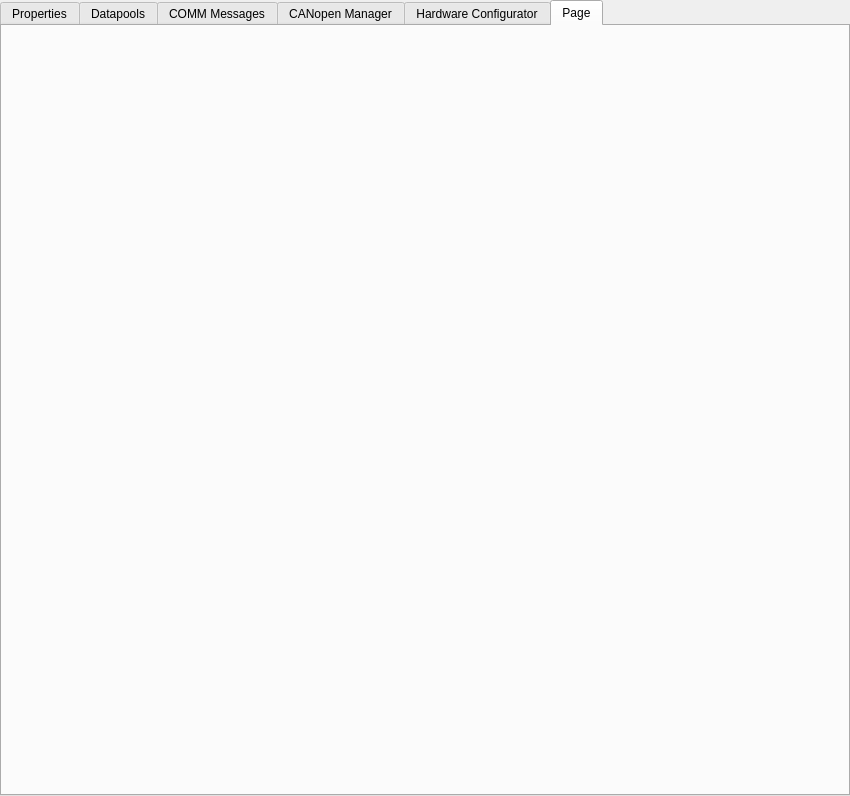
<?xml version="1.0" encoding="UTF-8"?>
<ui version="4.0">
 <class>C_SdNdeNodeEditWidget</class>
 <widget class="QWidget" name="C_SdNdeNodeEditWidget">
  <property name="geometry">
   <rect>
    <x>0</x>
    <y>0</y>
    <width>850</width>
    <height>796</height>
   </rect>
  </property>
  <property name="minimumSize">
   <size>
    <width>850</width>
    <height>0</height>
   </size>
  </property>
  <property name="focusPolicy">
   <enum>Qt::ClickFocus</enum>
  </property>
  <property name="windowTitle">
   <string>Form</string>
  </property>
  <layout class="QHBoxLayout" name="horizontalLayout_4">
   <property name="spacing">
    <number>0</number>
   </property>
   <property name="leftMargin">
    <number>0</number>
   </property>
   <property name="topMargin">
    <number>0</number>
   </property>
   <property name="rightMargin">
    <number>0</number>
   </property>
   <property name="bottomMargin">
    <number>0</number>
   </property>
   <item>
    <layout class="QVBoxLayout" name="verticalLayout">
     <property name="topMargin">
      <number>0</number>
     </property>
     <property name="rightMargin">
      <number>0</number>
     </property>
     <property name="bottomMargin">
      <number>0</number>
     </property>
     <item>
      <widget class="stw::opensyde_gui_elements::C_OgeTawStyled" name="pc_TabWidgetPageNavi">
     <property name="variant" stdset="0">
      <string notr="true">PageNavi</string>
     </property>
       <property name="currentIndex">
        <number>5</number>
       </property>
       <widget class="QWidget" name="pc_TabProperties">
        <attribute name="title">
         <string>Properties</string>
        </attribute>
        <layout class="QHBoxLayout" name="horizontalLayout_3">
         <property name="spacing">
          <number>0</number>
         </property>
         <property name="leftMargin">
          <number>0</number>
         </property>
         <property name="topMargin">
          <number>27</number>
         </property>
         <property name="rightMargin">
          <number>11</number>
         </property>
         <property name="bottomMargin">
          <number>11</number>
         </property>
         <item>
          <layout class="QVBoxLayout" name="pc_TabPropertiesLayout">
           <property name="spacing">
            <number>6</number>
           </property>
           <property name="leftMargin">
            <number>0</number>
           </property>
           <property name="topMargin">
            <number>0</number>
           </property>
           <property name="rightMargin">
            <number>0</number>
           </property>
           <property name="bottomMargin">
            <number>0</number>
           </property>
          </layout>
         </item>
        </layout>
       </widget>
       <widget class="QWidget" name="pc_TabDatapools">
        <attribute name="title">
         <string>Datapools</string>
        </attribute>
        <layout class="QGridLayout" name="gridLayout">
         <property name="leftMargin">
          <number>0</number>
         </property>
         <property name="topMargin">
          <number>0</number>
         </property>
         <property name="rightMargin">
          <number>0</number>
         </property>
         <property name="bottomMargin">
          <number>0</number>
         </property>
         <property name="spacing">
          <number>0</number>
         </property>
         <item row="0" column="0">
          <layout class="QVBoxLayout" name="pc_TabDatapoolsLayout"/>
         </item>
        </layout>
       </widget>
       <widget class="QWidget" name="pc_TabCommMessages">
        <attribute name="title">
         <string>COMM Messages</string>
        </attribute>
        <layout class="QVBoxLayout" name="verticalLayout_4">
         <property name="leftMargin">
          <number>11</number>
         </property>
         <property name="topMargin">
          <number>30</number>
         </property>
         <property name="rightMargin">
          <number>4</number>
         </property>
         <property name="bottomMargin">
          <number>0</number>
         </property>
         <item>
          <layout class="QVBoxLayout" name="pc_TabCommMessagesLayout">
           <property name="spacing">
            <number>0</number>
           </property>
           <property name="leftMargin">
            <number>0</number>
           </property>
           <property name="topMargin">
            <number>0</number>
           </property>
           <property name="rightMargin">
            <number>0</number>
           </property>
           <property name="bottomMargin">
            <number>0</number>
           </property>
          </layout>
         </item>
        </layout>
       </widget>
       <widget class="QWidget" name="pc_TabCoManager">
        <attribute name="title">
         <string>CANopen Manager</string>
        </attribute>
        <layout class="QVBoxLayout" name="verticalLayout_3">
         <property name="leftMargin">
          <number>0</number>
         </property>
         <property name="topMargin">
          <number>40</number>
         </property>
         <property name="rightMargin">
          <number>4</number>
         </property>
         <property name="bottomMargin">
          <number>0</number>
         </property>
         <item>
          <layout class="QVBoxLayout" name="pc_TabCoManagerLayout">
           <property name="spacing">
            <number>0</number>
           </property>
          </layout>
         </item>
        </layout>
       </widget>
       <widget class="QWidget" name="pc_TabHalc">
        <attribute name="title">
         <string>Hardware Configurator</string>
        </attribute>
        <layout class="QHBoxLayout" name="horizontalLayout_5">
         <property name="spacing">
          <number>0</number>
         </property>
         <property name="leftMargin">
          <number>0</number>
         </property>
         <property name="topMargin">
          <number>0</number>
         </property>
         <property name="rightMargin">
          <number>0</number>
         </property>
         <property name="bottomMargin">
          <number>0</number>
         </property>
         <item>
          <layout class="QVBoxLayout" name="pc_TabHalcLayout">
           <property name="spacing">
            <number>0</number>
           </property>
           <property name="leftMargin">
            <number>0</number>
           </property>
           <property name="topMargin">
            <number>0</number>
           </property>
           <property name="rightMargin">
            <number>0</number>
           </property>
           <property name="bottomMargin">
            <number>0</number>
           </property>
          </layout>
         </item>
        </layout>
       </widget>
       <widget class="QWidget" name="pc_TabDataLogger">
        <attribute name="title">
         <string>Page</string>
        </attribute>
        <layout class="QHBoxLayout" name="horizontalLayout">
         <property name="spacing">
          <number>0</number>
         </property>
         <property name="leftMargin">
          <number>0</number>
         </property>
         <property name="topMargin">
          <number>0</number>
         </property>
         <property name="rightMargin">
          <number>0</number>
         </property>
         <property name="bottomMargin">
          <number>0</number>
         </property>
         <item>
          <layout class="QVBoxLayout" name="pc_TabDataLoggerLayout">
           <property name="spacing">
            <number>0</number>
           </property>
          </layout>
         </item>
        </layout>
       </widget>
      </widget>
     </item>
    </layout>
   </item>
  </layout>
 </widget>
 <customwidgets>
  <customwidget>
   <class>stw::opensyde_gui_elements::C_OgeTawStyled</class>
   <extends>QTabWidget</extends>
   <header>C_OgeTawStyled.hpp</header>
   <container>1</container>
  </customwidget>
 </customwidgets>
 <resources/>
 <connections/>
</ui>
